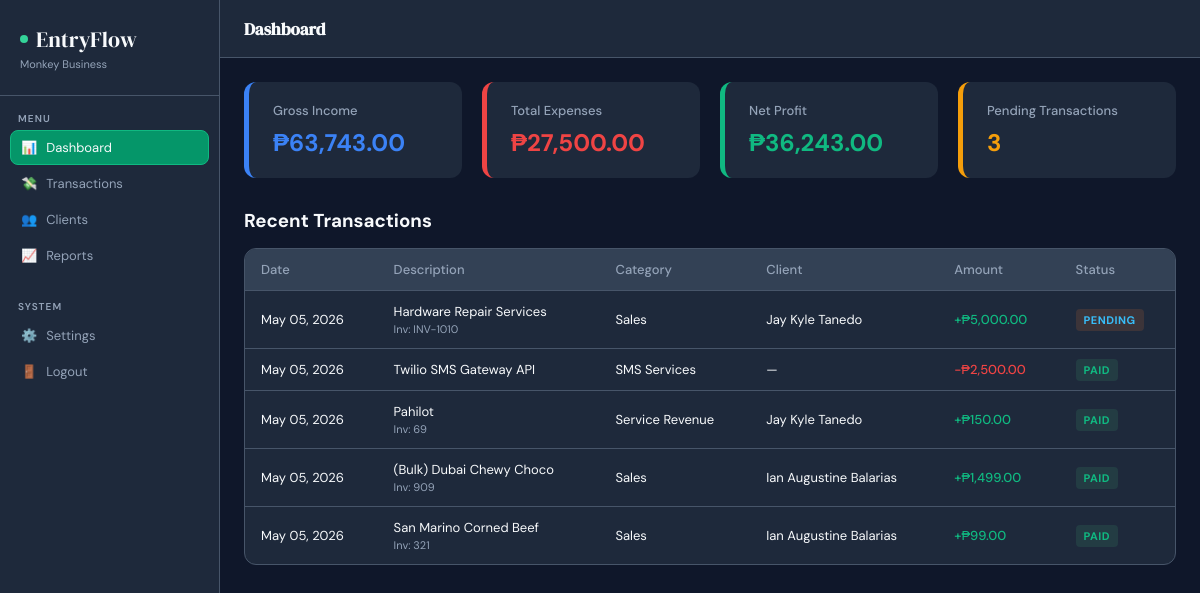
/ (signed in), run on the app's committed database.
### tables this page shows
CREATE TABLE `transactions` (
  `id` int(10) UNSIGNED NOT NULL,
  `user_id` int(10) UNSIGNED NOT NULL,
  `client_id` int(10) UNSIGNED DEFAULT NULL,
  `category_id` int(10) UNSIGNED DEFAULT NULL,
  `invoice_no` varchar(50) DEFAULT NULL,
  `description` varchar(255) NOT NULL,
  `amount` decimal(14,2) NOT NULL,
  `type` enum('income','expense') NOT NULL,
  `status` enum('paid','pending','overdue') NOT NULL DEFAULT 'pending',
  `transaction_date` date NOT NULL,
  `notes` text DEFAULT NULL,
  `created_at` datetime NOT NULL DEFAULT current_timestamp(),
  `updated_at` datetime NOT NULL DEFAULT current_timestamp() ON UPDATE current_timestamp()
);

CREATE TABLE `categories` (
  `id` int(10) UNSIGNED NOT NULL,
  `user_id` int(10) UNSIGNED DEFAULT NULL COMMENT 'NULL = global default',
  `name` varchar(100) NOT NULL,
  `type` enum('income','expense') NOT NULL,
  `is_default` tinyint(1) NOT NULL DEFAULT 0,
  `created_at` datetime NOT NULL DEFAULT current_timestamp(),
  `updated_at` datetime NOT NULL DEFAULT current_timestamp() ON UPDATE current_timestamp()
);

CREATE TABLE `clients` (
  `id` int(10) UNSIGNED NOT NULL,
  `user_id` int(10) UNSIGNED NOT NULL,
  `name` varchar(150) NOT NULL,
  `email` varchar(150) DEFAULT NULL,
  `phone` varchar(20) DEFAULT NULL,
  `address` text DEFAULT NULL,
  `notes` text DEFAULT NULL,
  `created_at` datetime NOT NULL DEFAULT current_timestamp(),
  `updated_at` datetime NOT NULL DEFAULT current_timestamp() ON UPDATE current_timestamp()
);

### index.php (the view, shortened to what this page needs)
<?php
$db   = getDB();
$userId  = (int)$_SESSION['user_id'];
$curMonth = date('Y-m');
$statsQuery = $db->query("SELECT type, SUM(amount) AS t FROM transactions WHERE user_id=$userId AND DATE_FORMAT(transaction_date,'%Y-%m')='$curMonth' GROUP BY type");
$totals = ['income' => 0, 'expense' => 0];
foreach ($statsQuery->fetch_all(MYSQLI_ASSOC) as $row) {
    $totals[$row['type']] = (float)$row['t'];
}
$grossProfit = $totals['income'] - $totals['expense'];
$pendingCnt  = (int)$db->query("SELECT COUNT(*) FROM transactions WHERE user_id=$userId AND status='pending'")->fetch_row()[0];
$recentTx = $db->query("
    SELECT t.id, t.description, t.amount, t.type, t.status, t.transaction_date, t.invoice_no,
           c.name AS client_name, cat.name AS category_name
    FROM transactions t
    LEFT JOIN clients c ON c.id=t.client_id
    LEFT JOIN categories cat ON cat.id=t.category_id
    WHERE t.user_id=$userId
    ORDER BY t.transaction_date DESC, t.id DESC LIMIT 5
")->fetch_all(MYSQLI_ASSOC);
include 'includes/header.php';
?>
<div class="grid">
    <div class="card-income">
        <h3>Gross Income</h3>
        <h2><?= $sym ?><?= number_format($totals['income'], 2) ?></h2>
    </div>
    <div class="card-expense">
        <h3>Total Expenses</h3>
        <h2><?= $sym ?><?= number_format($totals['expense'], 2) ?></h2>
    </div>
    <div class="card-profit" <?= $grossProfit < 0 ? 'style="border-left-color: var(--danger) !important;"' : '' ?>>
        <h3>Net Profit</h3>
        <h2 <?= $grossProfit < 0 ? 'style="color: var(--danger) !important;"' : '' ?>>
            <?= $grossProfit < 0 ? '-' : '' ?><?= $sym ?><?= number_format(abs($grossProfit), 2) ?>
        </h2>
    </div>
    <div class="card-pending">
        <h3>Pending Transactions</h3>
        <h2><?= $pendingCnt ?></h2>
    </div>
</div>
<div style="display: flex; justify-content: space-between; align-items: center; margin: 30px 0 15px;">
    <h3>Recent Transactions</h3>
</div>
<div class="tc">
    <table>
        <thead>
            <tr>
                <th>Date</th>
                <th>Description</th>
                <th>Category</th>
                <th>Client</th>
                <th>Amount</th>
                <th>Status</th>
            </tr>
        </thead>
        <tbody>
            <?php if (empty($recentTx)): ?>
                <tr><td colspan="6" style="text-align: center; padding: 20px; color: var(--text-muted);">No recent transactions</td></tr>
            <?php else: ?>
                <?php foreach ($recentTx as $tx): ?>
                    <tr>
                        <td><?= date('M d, Y', strtotime($tx['transaction_date'])) ?></td>
                        <td class="tdn">
                            <?= htmlspecialchars($tx['description']) ?>
                            <?php if ($tx['invoice_no']): ?><div class="tds">Inv: <?= htmlspecialchars($tx['invoice_no']) ?></div><?php endif; ?>
                        </td>
                        <td><?= htmlspecialchars($tx['category_name'] ?? '—') ?></td>
                        <td><?= htmlspecialchars($tx['client_name'] ?? '—') ?></td>
                        <td class="<?= $tx['type'] === 'income' ? 'ap' : 'an' ?>">
                            <?= $tx['type'] === 'income' ? '+' : '-' ?>₱<?= number_format($tx['amount'], 2) ?>
                        </td>
                        <td>
                            <?php $statusClass = $tx['status'] === 'paid' ? 'bp2' : ($tx['status'] === 'pending' ? 'bpd' : 'bod'); ?>
                            <span class="badge <?= $statusClass ?>"><?= ucfirst($tx['status']) ?></span>
                        </td>
                    </tr>
                <?php endforeach; ?>
            <?php endif; ?>
        </tbody>
    </table>
</div>
<?php include 'includes/footer.php'; ?>

### includes/header.php (shortened to what this page needs)
<?php
$headerDb = getDB();
$headerUid = (int)($_SESSION['user_id'] ?? 0);
$adminInfo = $headerDb->query("SELECT business_name, currency FROM admins WHERE id = $headerUid")->fetch_assoc();
$bizName = $adminInfo['business_name'] ?? 'My Business';
$currCode = $adminInfo['currency'] ?? 'PHP';
$symbols = [
    'PHP' => '₱',
    'USD' => '$',
    'EUR' => '€',
    'GBP' => '£',
    'JPY' => '¥'
];
$sym = $symbols[$currCode] ?? '₱';
?>
<!DOCTYPE html>
<html lang="en">
<head>
    <link rel="stylesheet" href="assets/css/style.css?v=<?= time(); ?>">
</head>
<body>
    <aside class="sidebar">
        <div class="logo-wrap">
            <div class="logo"><div class="logo-dot"></div> EntryFlow</div>
            <div class="biz-name"><?= htmlspecialchars($bizName) ?></div>
        </div>
        <nav>
            <div class="nav-label">Menu</div>
            <a href="index.php" class="nav-item <?= basename($_SERVER['PHP_SELF']) == 'index.php' ? 'active' : '' ?>">
                <span class="ni-ic">📊</span> Dashboard
            </a>
            <a href="transactions.php" class="nav-item <?= basename($_SERVER['PHP_SELF']) == 'transactions.php' ? 'active' : '' ?>">
                <span class="ni-ic">💸</span> Transactions
            </a>
            <a href="clients.php" class="nav-item <?= basename($_SERVER['PHP_SELF']) == 'clients.php' ? 'active' : '' ?>">
                <span class="ni-ic">👥</span> Clients
            </a>
            <a href="reports.php" class="nav-item <?= basename($_SERVER['PHP_SELF']) == 'reports.php' ? 'active' : '' ?>">
                <span class="ni-ic">📈</span> Reports
            </a>
            <div class="nav-label" style="margin-top: 15px;">System</div>
            <a href="settings.php" class="nav-item <?= basename($_SERVER['PHP_SELF']) == 'settings.php' ? 'active' : '' ?>">
                <span class="ni-ic">⚙️</span> Settings
            </a>
            <a href="logout.php" class="nav-item">
                <span class="ni-ic">🚪</span> Logout
            </a>
        </nav>
    </aside>
    <main class="main">
        <header class="topbar">
            <h1 class="page-title">
                <?php
                    $pageName = basename($_SERVER['PHP_SELF'], ".php");
                    echo ucfirst($pageName === 'index' ? 'dashboard' : $pageName);
                ?>
            </h1>
        </header>
        <div class="content">

### assets/css/style.css (style rules this page uses)
:root { --primary: #10B981; --primary-dark: #059669; --primary-light: #34D399; --accent: #38BDF8; --bg-main: #0F172A; --surface-1: #1E293B; --surface-2: #334155; --border-color: #475569; --text-main: #F8FAFC; --text-muted: #94A3B8; --success: #10B981; --danger: #EF4444; --sidebar-width: 220px; }
*, *::before, *::after { box-sizing: border-box; margin: 0; padding: 0; }
body { font-family: 'DM Sans', sans-serif; background: var(--bg-main); color: var(--text-main); display: flex; height: 100vh; overflow: hidden; }
.sidebar { width: var(--sidebar-width); background: var(--surface-1); border-right: 1px solid var(--border-color); display: flex; flex-direction: column; flex-shrink: 0; padding-bottom: 24px; }
.logo-wrap { padding: 24px 20px; border-bottom: 1px solid var(--border-color); }
.logo { font-family: 'DM Serif Display', serif; font-size: 22px; display: flex; align-items: center; gap: 8px; }
.logo-dot { width: 8px; height: 8px; border-radius: 50%; background: var(--primary-light); }
.biz-name { font-size: 11px; color: var(--text-muted); margin-top: 3px; overflow: hidden; text-overflow: ellipsis; white-space: nowrap; }
nav { flex: 1; padding: 4px 10px; }
.nav-label { font-size: 10px; font-weight: 600; letter-spacing: 1.1px; color: var(--text-muted); text-transform: uppercase; padding: 12px 8px 5px; }
.nav-item { display: flex; align-items: center; gap: 9px; padding: 8px 10px; border-radius: 8px; font-size: 13px; color: var(--text-muted); cursor: pointer; transition: all 0.15s; margin-bottom: 1px; border: 1px solid transparent; text-decoration: none; }
.nav-item.active { background: var(--primary-dark); color: var(--text-main); border-color: var(--primary); }
.main { flex: 1; display: flex; flex-direction: column; overflow: hidden; }
.topbar { height: 58px; border-bottom: 1px solid var(--border-color); display: flex; align-items: center; padding: 0 24px; gap: 12px; background: var(--surface-1); flex-shrink: 0; }
.page-title { font-family: 'DM Serif Display', serif; font-size: 17px; flex: 1; }
.content { flex: 1; overflow-y: auto; padding: 24px; }
.tc { background: var(--surface-1); border: 1px solid var(--border-color); border-radius: 12px; overflow: hidden; }
table { width: 100%; border-collapse: collapse; text-align: left; font-size: 13px; }
th { background: var(--surface-2); padding: 12px 16px; color: var(--text-muted); font-weight: 500; border-bottom: 1px solid var(--border-color); }
td { padding: 12px 16px; border-bottom: 1px solid var(--border-color); vertical-align: middle; }
tr:last-child td { border-bottom: none; }
.tds { font-size: 11px; color: var(--text-muted); margin-top: 2px; }
.ap { color: var(--success); font-weight: 500; }
.an { color: var(--danger); font-weight: 500; }
.badge { padding: 4px 8px; border-radius: 4px; font-size: 11px; font-weight: bold; text-transform: uppercase; letter-spacing: 0.5px; }
.bp2 { background: rgba(61, 170, 114, 0.15); color: var(--success); }
.bpd { background: rgba(224, 112, 48, 0.15); color: var(--accent); }
.grid { display: grid; grid-template-columns: repeat(4, 1fr); gap: 20px; margin-bottom: 24px; }
.card-income, .card-expense, .card-profit, .card-pending { background-color: var(--surface-1) !important; border-radius: 12px !important; border-top: none !important; border-right: none !important; border-bottom: none !important; padding: 20px 20px 20px 24px !important; }
.card-income h3, .card-expense h3, .card-profit h3, .card-pending h3 { font-size: 13px; color: var(--text-muted); margin-bottom: 8px; font-weight: 500; }
.card-income { border-left: 5px solid #3B82F6 !important; }
.card-income h2 { color: #3B82F6; }
.card-expense { border-left: 5px solid var(--danger) !important; }
.card-expense h2 { color: var(--danger); }
.card-profit { border-left: 5px solid var(--primary) !important; }
.card-profit h2 { color: var(--primary); }
.card-pending { border-left: 5px solid #F59E0B !important; }
.card-pending h2 { color: #F59E0B; }

### data on the page
transactions: transaction_date "May 05, 2026", description "Hardware Repair Services", invoice_no "INV-1010", category.name "Sales", client.name "Jay Kyle Tanedo", amount "5,000.00", status "PENDING"
transactions: transaction_date "May 05, 2026", description "Twilio SMS Gateway API", category.name "SMS Services", client_name "—", amount "2,500.00", status "PAID"
transactions: transaction_date "May 05, 2026", description "Pahilot", invoice_no "69", category.name "Service Revenue", client.name "Jay Kyle Tanedo", amount "150.00", status "PAID"
transactions: transaction_date "May 05, 2026", description "(Bulk) Dubai Chewy Choco", invoice_no "909", category.name "Sales", client.name "Ian Augustine Balarias", amount "1,499.00", status "PAID"
transactions: transaction_date "May 05, 2026", description "San Marino Corned Beef", invoice_no "321", category.name "Sales", client.name "Ian Augustine Balarias", amount "99.00", status "PAID"

### other printed values
$bizName "Monkey Business"
$pageName === 'index' ? 'dashboard' : $pageName "Dashboard"
$sym "₱"
$totals['income'] "63,743.00"
$totals['expense'] "27,500.00"
abs($grossProfit) "36,243.00"
$pendingCnt "3"
